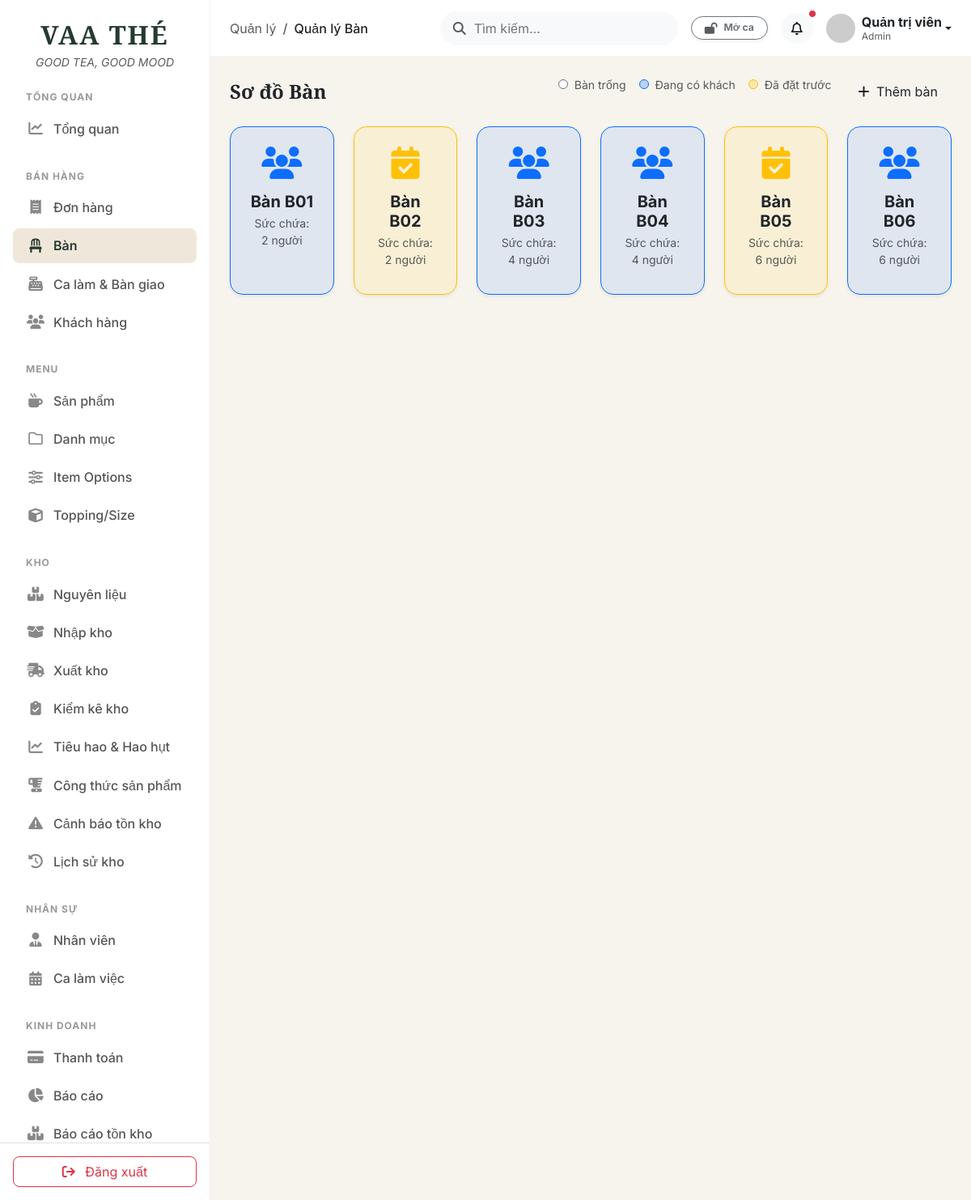
/public/admin.php?route=tables (signed in), run on an earlier commit of the app's database.
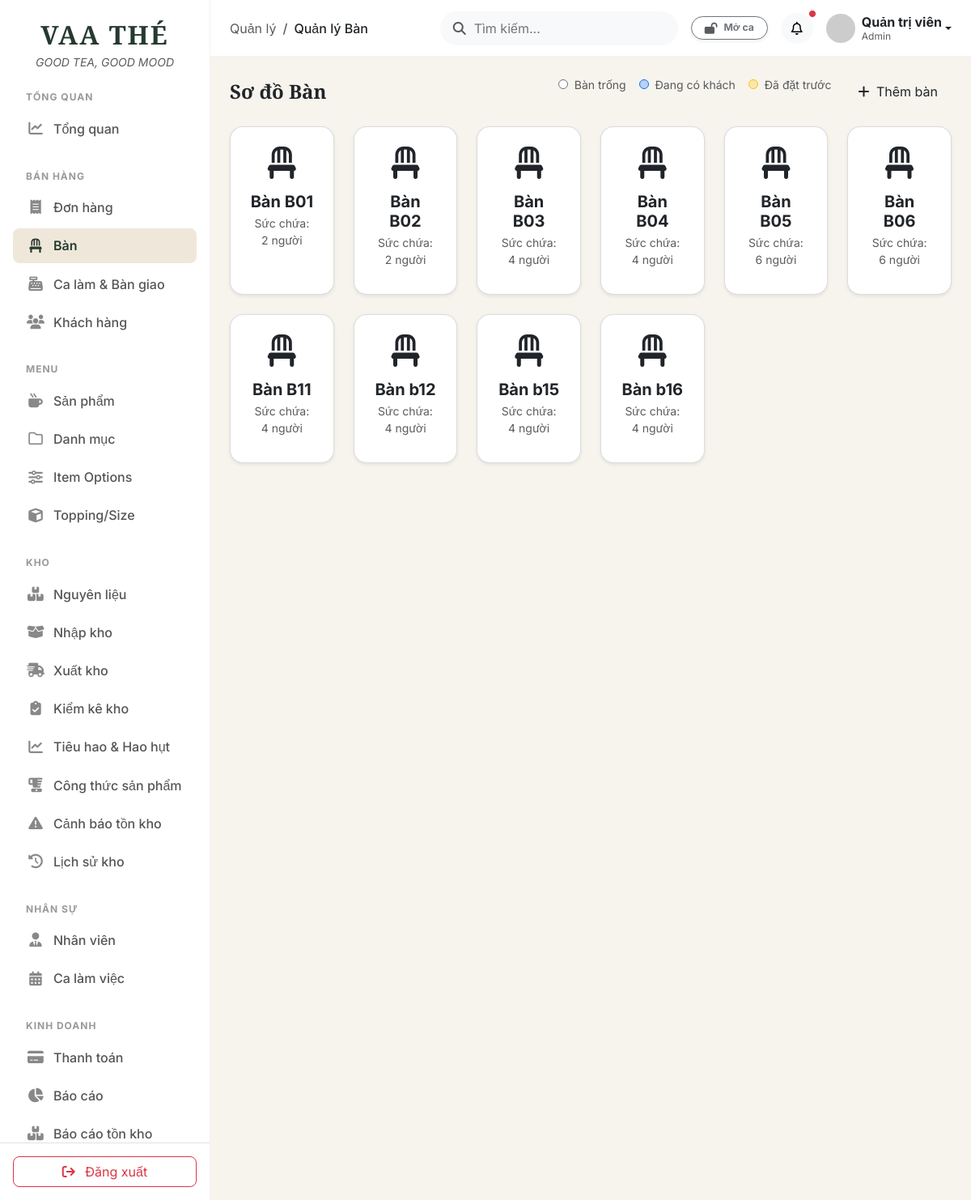
And on a later commit of the database.
### tables this page shows
CREATE TABLE `tables` (
  `id` int(10) unsigned NOT NULL AUTO_INCREMENT,
  `table_number` varchar(20) NOT NULL,
  `capacity` int(10) unsigned NOT NULL DEFAULT 4,
  `status` enum('available','occupied','reserved') NOT NULL DEFAULT 'available',
  `created_at` timestamp NOT NULL DEFAULT current_timestamp(),
  `updated_at` timestamp NOT NULL DEFAULT current_timestamp() ON UPDATE current_timestamp(),
  PRIMARY KEY (`id`),
  UNIQUE KEY `table_number` (`table_number`)
);

### app/controllers/Admin/TableController.php (called while the page is built, shortened)
<?php
require_once __DIR__ . '/../../models/Table.php';
class TableController
{
    public function index()
    {
        $tableModel = new TableModel();
        $tables = $tableModel->getAll();
        require_once __DIR__ . '/../../views/admin/tables/index.php';
        require_once __DIR__ . '/../../views/layouts/admin.php';
    }
}

### app/models/Table.php (called while the page is built, shortened)
<?php
require_once __DIR__ . '/../config/database.php';
class TableModel
{
    private $conn;
    public function __construct()
    {
        global $conn;
        $this->conn = $conn;
    }
    public function getAll()
    {
        $sql = "SELECT * FROM tables ORDER BY table_number ASC";
        $result = $this->conn->query($sql);
        return $result->fetch_all(MYSQLI_ASSOC);
    }
}

### app/views/admin/tables/index.php (the view, shortened to what this page needs)
<div class="d-flex justify-content-between align-items-center mb-4">
    <h4 class="font-serif fw-bold text-dark mb-0">Sơ đồ Bàn</h4>
    <div class="d-flex gap-3 text-muted small">
        <div><span class="d-inline-block rounded-circle bg-white border border-secondary me-1 admin-style-ebc508"></span> Bàn trống</div>
        <div><span class="d-inline-block rounded-circle bg-primary bg-opacity-25 border border-primary me-1 admin-style-ebc508"></span> Đang có khách</div>
        <div><span class="d-inline-block rounded-circle bg-warning bg-opacity-25 border border-warning me-1 admin-style-ebc508"></span> Đã đặt trước</div>
        <button type="button"
            class="btn btn-caramel rounded-pill px-3"
            data-bs-toggle="modal"
            data-bs-target="#addTableModal">
            <i class="fa-solid fa-plus me-1"></i> Thêm bàn
        </button>
    </div>
</div>
<div class="row g-4">
    <?php if (empty($tables)): ?>
        <div class="col-12 text-center text-muted py-5">
            Chưa có dữ liệu bàn.
        </div>
    <?php else: ?>
        <?php foreach ($tables as $table): ?>
            <?php
            $bgClass = 'bg-white';
            $borderClass = 'border-secondary border-opacity-25';
            $textClass = 'text-dark';
            $icon = 'fa-chair';
            if ($table['status'] == 'occupied') {
                $bgClass = 'bg-primary bg-opacity-10';
                $borderClass = 'border-primary';
                $textClass = 'text-primary';
                $icon = 'fa-users';
            } else if ($table['status'] == 'reserved') {
                $bgClass = 'bg-warning bg-opacity-10';
                $borderClass = 'border-warning';
                $textClass = 'text-warning';
                $icon = 'fa-calendar-check';
            }
            ?>
            <div class="col-6 col-md-3 col-xl-2">
                <div class="card <?= $bgClass ?> <?= $borderClass ?> shadow-sm rounded-4 text-center h-100" style="cursor: pointer; transition: all 0.3s;" onmouseover="this.classList.add('shadow')" onmouseout="this.classList.remove('shadow')" onclick="window.location.href='admin.php?route=tables&action=show&id=<?= $table['id'] ?>'">
                    <div class="card-body p-4">
                        <i class="fa-solid <?= $icon ?> fs-1 <?= $textClass ?> mb-3"></i>
                        <h5 class="fw-bold text-dark mb-1">Bàn <?= $table['table_number'] ?></h5>
                        <div class="small text-muted mb-2">Sức chứa: <?= $table['capacity'] ?> người</div>
                    </div>
                </div>
            </div>
        <?php endforeach; ?>
    <?php endif; ?>
</div>

What changed in the data, as far as the page shows it:
changed tables (number 1 of 10 on the later page): status "occupied" → "available" (drawn)
changed tables (number 2 of 10 on the later page): status "reserved" → "available" (drawn)
changed tables (number 3 of 10 on the later page): status "occupied" → "available" (drawn)
changed tables (number 4 of 10 on the later page): status "occupied" → "available" (drawn)
changed tables (number 5 of 10 on the later page): status "reserved" → "available" (drawn)
changed tables (number 6 of 10 on the later page): status "occupied" → "available" (drawn)
added tables: table_number "B11", capacity "4"
added tables: table_number "b12", capacity "4"
added tables: table_number "b15", capacity "4"
added tables: table_number "b16", capacity "4"
